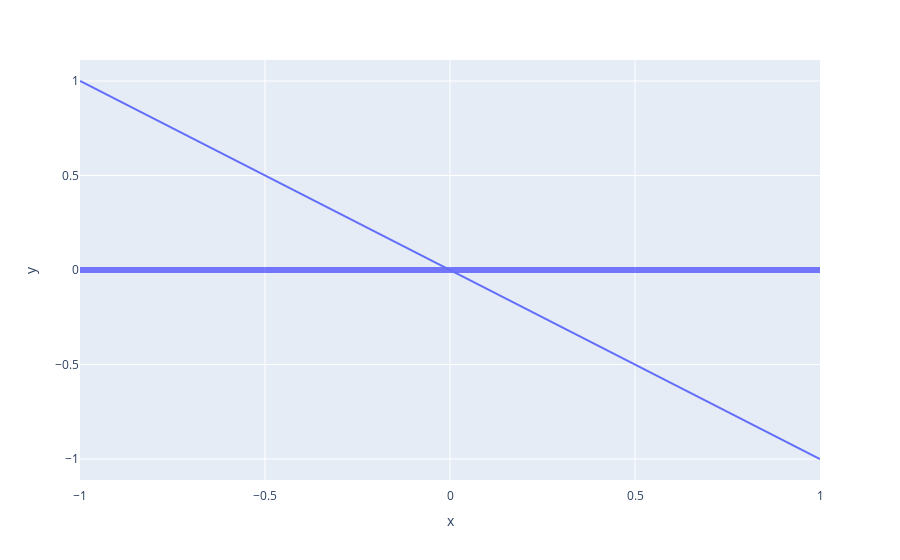

The notebook cell this image was saved under:
### Markdown cell above
## Zero Kullanımı

### Code cell
fig = px.line(y=[1, -1], x=[-1,1])

fig.update_xaxes(zeroline=False,linewidth=6, zerolinecolor='rgba(0,255,0,0.5)')
fig.update_yaxes(zeroline=True, zerolinewidth=6, zerolinecolor='rgba(0,0,255,0.5)')

fig.show()

### Figure 1 — Plotly figure (JSON) as saved in the notebook; plotly's stock layout.template omitted (floating-point values rounded to 4 significant figures)
{"data": [{"hovertemplate": "x=%{x}<br>y=%{y}<extra></extra>", "legendgroup": "", "line": {"color": "#636efa", "dash": "solid"}, "marker": {"symbol": "circle"}, "mode": "lines", "name": "", "orientation": "v", "showlegend": false, "type": "scatter", "x": [-1, 1], "xaxis": "x", "y": [1, -1], "yaxis": "y"}], "layout": {"autosize": true, "legend": {"tracegroupgap": 0}, "margin": {"t": 60}, "xaxis": {"anchor": "y", "autorange": true, "domain": [0, 1], "linewidth": 6, "range": [-1, 1], "title": {"text": "x"}, "type": "linear", "zeroline": false, "zerolinecolor": "rgba(0,255,0,0.5)"}, "yaxis": {"anchor": "x", "autorange": true, "domain": [0, 1], "range": [-1.111, 1.111], "title": {"text": "y"}, "type": "linear", "zeroline": true, "zerolinecolor": "rgba(0,0,255,0.5)", "zerolinewidth": 6}}}
